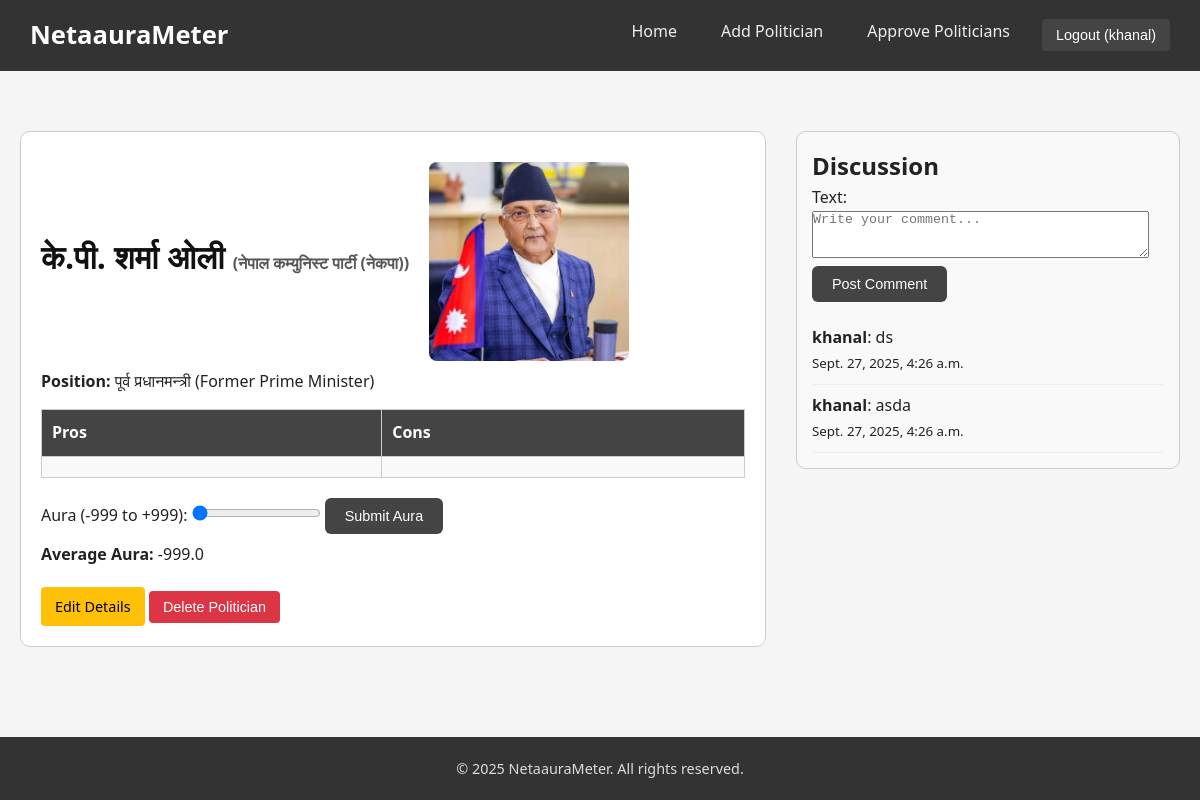
Page /politicians/1/ (signed in) on the committed database.
### core/models.py (models this page shows, shortened)
class Politician(models.Model):
    name = models.CharField(max_length=255)
    party = models.CharField(max_length=255, blank=True, null=True)
    position = models.CharField(max_length=255, blank=True, null=True)
    biography = models.TextField(blank=True)
    social_links = models.JSONField(default=dict, blank=True,null=True)  # {"twitter": "..."}
    tags = models.CharField(max_length=255, blank=True)
    image = models.ImageField(upload_to="politicians/")
    average_aura = models.FloatField(default=0.0)
    is_approved = models.BooleanField(default=False)
    created_by = models.ForeignKey(User, on_delete=models.SET_NULL, null=True)
    created_at = models.DateTimeField(auto_now_add=True)

class Comment(models.Model):
    politician = models.ForeignKey(Politician, on_delete=models.CASCADE, related_name="comments")
    user = models.ForeignKey(settings.AUTH_USER_MODEL, on_delete=models.CASCADE)
    text = models.TextField()
    created_at = models.DateTimeField(auto_now_add=True)

### core/views.py (the view, shortened to what this page needs)
# urls.py: path("politicians/<int:pk>/", views.politician_detail, name="politician_detail"),
def politician_detail(request, pk):
    politician = get_object_or_404(Politician, pk=pk, is_approved=True)
    ratings = politician.rating_set.all()
    avg = ratings.aggregate(Avg('aura_score'))['aura_score__avg']
    politician.average_aura = round(avg, 1) if avg is not None else 0
    comments = politician.comments.all().order_by("-created_at")
    comment_form = CommentForm()
    rating_form = RatingForm()
    return render(request, "core/politician_detail.html", {
        "politician": politician,
        "ratings": ratings,
        "comments": comments,
        "comment_form": comment_form,
        "rating_form": rating_form,
    })

### core/forms.py
class CommentForm(forms.ModelForm):
    class Meta:
        model = Comment
        fields = ["text"]
        widgets = {
            "text": forms.Textarea(attrs={"rows": 3, "placeholder": "Write your comment..."})
        }

class RatingForm(forms.ModelForm):
    class Meta:
        model = Rating
        fields = ['aura_score']
        widgets = {
            'aura_score': forms.NumberInput(attrs={'type': 'range', 'min': -999, 'max': 999})
        }

### core/templates/core/politician_detail.html (shortened to what this page needs)
{% extends 'base.html' %}
{% load static %}
{% block content %}
<div class="politician-detail-wrapper">
    <div class="politician-details">
        <div class="politician-header">
            <h1>{{ politician.name }} <span>({{ politician.party }})</span></h1>
            <img src="{{ politician.image.url }}" alt="{{ politician.name }}">
        </div>
        <div class="politician-info">
            <p><strong>Position:</strong> {{ politician.position }}</p>
           <div class="pros-cons">
    <table class="pros-cons-table">
        <thead>
            <tr>
                <th>Pros</th>
                <th>Cons</th>
            </tr>
        </thead>
        <tbody>
            <tr>
                <td>{{ politician.pros|linebreaksbr }}</td>
                <td>{{ politician.cons|linebreaksbr }}</td>
            </tr>
        </tbody>
    </table>
</div>
            <div class="aura-slider">
                <form method="post" action="{% url 'rate_politician' politician.pk %}">
                    <label for="aura_score">Aura (-999 to +999):</label>
                    <input type="range" id="aura_score" name="aura_score" min="-999" max="999" value="{{ politician.average_aura|default:0 }}">
                    <button type="submit" class="btn-submit">Submit Aura</button>
                </form>
                <p><strong>Average Aura:</strong> {{ politician.average_aura|floatformat:1 }}</p>
            </div>
            {% if user.is_staff %}
            <div class="admin-actions">
                <a href="{% url 'edit_politician' politician.pk %}" class="btn btn-warning">Edit Details</a>
                <form method="post" action="{% url 'delete_politician' politician.pk %}" style="display:inline;">
                    <button type="submit" class="btn btn-danger">Delete Politician</button>
                </form>
            </div>
            {% endif %}
        </div>
    </div>
    <div class="discussion-section">
        <h2>Discussion</h2>
        <form method="post" action="">
            {{ comment_form.as_p }}
            <button type="submit" name="comment_submit" class="btn-submit">Post Comment</button>
        </form>
        <div class="discussion-messages">
            {% for comment in comments %}
                <div class="discussion-item">
                    <p><strong>{{ comment.user.username }}</strong>: {{ comment.text }}</p>
                    <small>{{ comment.created_at }}</small>
                </div>
            {% empty %}
                <p>No discussions yet. Start one!</p>
            {% endfor %}
        </div>
    </div>
</div>
{% endblock %}

### templates/base.html (shortened to what this page needs)
<!DOCTYPE html>
<html lang="en">
<head>
    {% load static %}
    <link rel="stylesheet" href="{% static 'css/style.css' %}">
</head>
<body>
    <header>
        <nav class="navbar">
            <div class="logo">
                <a href="{% url 'politician_list' %}">NetaauraMeter</a>
            </div>
            <ul class="nav-links">
                <li><a href="{% url 'politician_list' %}">Home</a></li>
                <li><a href="{% url 'add_politician' %}">Add Politician</a></li>
                {% if user.is_authenticated and user.is_staff %}
                    <li><a href="{% url 'approve_politicians' %}">Approve Politicians</a></li>
                {% endif %}
                {% if user.is_authenticated %}
                    <li>
                        <form method="post" action="{% url 'logout' %}" style="display:inline;">
                            <button type="submit" class="btn-logout">
                                Logout ({{ user.username }})
                            </button>
                        </form>
                    </li>
                {% else %}
                    <li><a href="{% url 'login' %}" class="btn-login">Login</a></li>
                    <li><a href="{% url 'register' %}">Register</a></li>
                {% endif %}
            </ul>
        </nav>
    </header>
    <main>
        {% block content %}{% endblock %}
    </main>
    <footer>
        <p>&copy; 2025 NetaauraMeter. All rights reserved.</p>
    </footer>
</body>
</html>

### static/css/style.css (style rules this page uses)
:root { --primary-color: #333; --secondary-color: #444; --accent-color: #28a745; --danger-color: #dc3545; --warning-color: #ffc107; --bg-color: #f5f5f5; --text-color: #222; --text-muted: #555; --card-shadow: rgba(0,0,0,0.1); --card-shadow-hover: rgba(0,0,0,0.2); }
* { margin: 0; padding: 0; box-sizing: border-box; }
html, body { height: 100%; display: flex; flex-direction: column; }
body { font-family: 'Segoe UI', Tahoma, Geneva, Verdana, sans-serif; background-color: var(--bg-color); color: var(--text-color); line-height: 1.6; }
main { flex: 1; display: flex; flex-direction: column; padding: 40px 20px; }
header { background-color: var(--primary-color); padding: 15px 30px; }
.navbar { display: flex; justify-content: space-between; align-items: center; }
.logo a { color: #fff; font-size: 1.6rem; font-weight: bold; text-decoration: none; }
.nav-links { list-style: none; display: flex; gap: 20px; }
.nav-links li a { color: #eee; text-decoration: none; padding: 8px 12px; border-radius: 4px; transition: background 0.3s; }
.btn-login, .btn-logout, .btn-submit, .btn-approve, .btn-warning, .btn-danger { padding: 8px 14px; border: none; border-radius: 4px; cursor: pointer; text-decoration: none; transition: background 0.3s; display: inline-block; font-size: 0.9rem; }
.btn-login, .btn-logout, .btn-submit { background-color: var(--secondary-color); color: #fff; }
.btn-warning { background-color: var(--warning-color); color: #000; }
.btn-danger { background-color: var(--danger-color); color: #fff; }
footer { margin-top: auto; text-align: center; padding: 20px; background-color: var(--primary-color); color: #ddd; font-size: 0.9rem; }
.politician-header { display: flex; align-items: center; gap: 20px; flex-wrap: wrap; }
.politician-header h1 { font-size: 2rem; color: #111; }
.politician-header span { font-size: 1rem; color: var(--text-muted); }
.politician-header img { max-width: 200px; border-radius: 6px; object-fit: cover; }
.politician-info p { margin: 8px 0; }
.btn-submit { background-color: var(--secondary-color); color: #fff; padding: 10px 20px; border-radius: 6px; border: none; cursor: pointer; transition: background 0.3s; }
.politician-detail-wrapper { display: flex; justify-content: space-between; align-items: flex-start; gap: 30px; margin-top: 20px; }
.discussion-section { flex: 1; border: 1px solid #ccc; border-radius: 10px; padding: 15px; background: #f9f9f9; max-height: 80vh; overflow-y: auto; }
.discussion-messages { margin-top: 15px; }
.discussion-item { border-bottom: 1px solid #eee; padding: 8px 0; }
.politician-details { flex: 2; border: 1px solid #ccc; border-radius: 10px; padding: 20px; background: #fff; }
.politician-header img { max-width: 200px; border-radius: 8px; margin-top: 10px; }
.pros-cons-table { width: 100%; border-collapse: collapse; margin: 15px 0; }
.pros-cons-table th, .pros-cons-table td { border: 1px solid #ccc; padding: 10px; text-align: left; vertical-align: top; }
.pros-cons-table th { background-color: var(--secondary-color); color: #fff; }
.pros-cons-table td { background-color: #f9f9f9; }
.aura-slider { margin-top: 20px; }
.admin-actions { margin-top: 20px; }

### rows in the picture
Politician: name "के.पी. शर्मा ओली", party "नेपाल कम्युनिस्ट पार्टी (नेकपा)", image (picture), position "पूर्व प्रधानमन्त्री (Former Prime Minister)", aura_score "-999", average_aura "-999.0"
Comment: user.username "khanal", text "ds", created_at "Sept. 27, 2025, 4:26 a.m."
Comment: user.username "khanal", text "asda", created_at "Sept. 27, 2025, 4:26 a.m."

### other values in the picture
{{ user.username }} "khanal"
